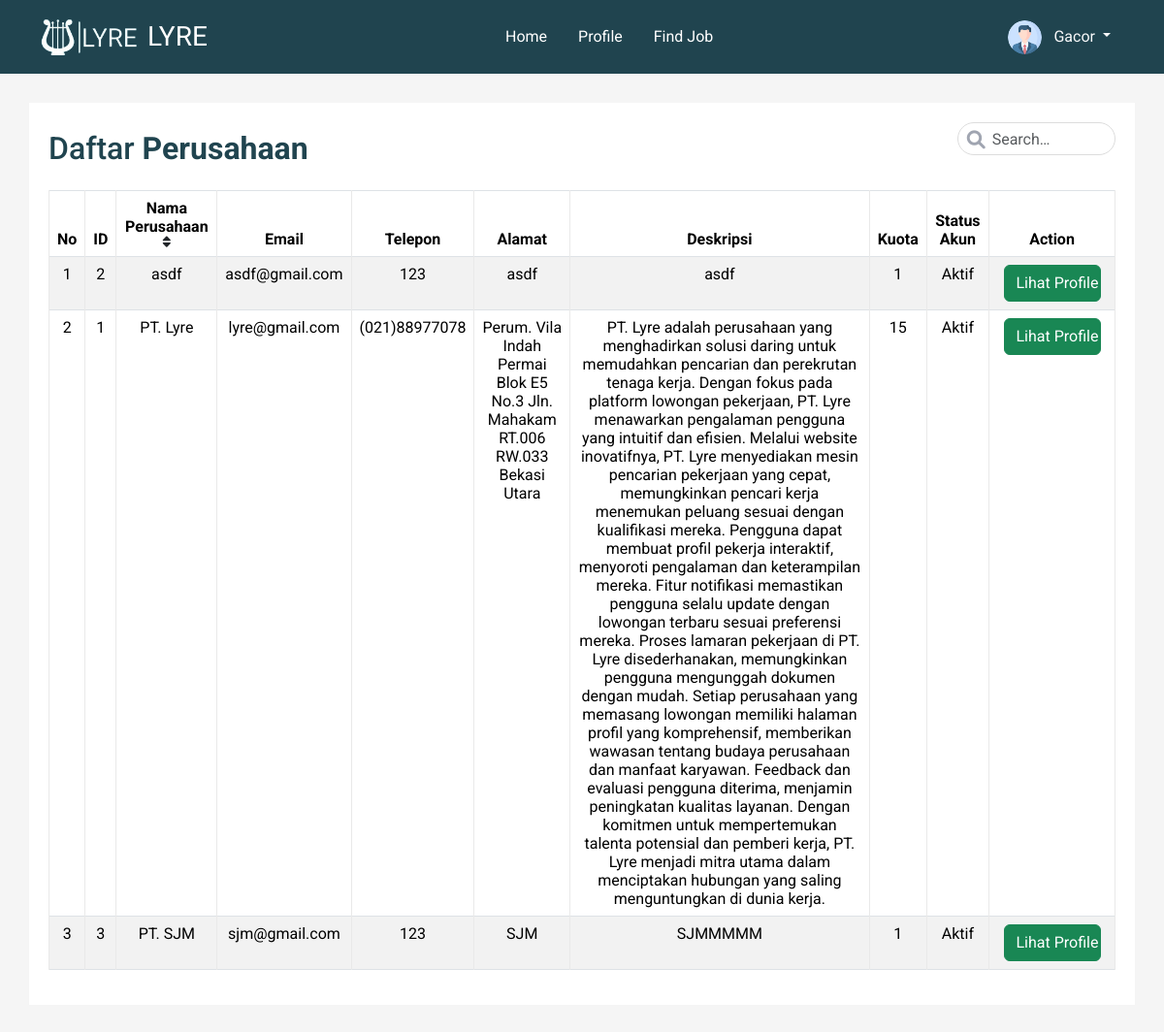
The app's page /company.php (signed in) with its own data.
### tables this page shows
CREATE TABLE `perusahaan` (
  `id_perusahaan` int(11) NOT NULL,
  `nama_perusahaan` varchar(50) DEFAULT NULL,
  `email_perusahaan` varchar(50) DEFAULT NULL,
  `password` varchar(50) DEFAULT NULL,
  `nomor_telepon` varchar(20) DEFAULT NULL,
  `alamat_perusahaan` varchar(100) DEFAULT NULL,
  `deskripsi_perusahaan` mediumtext DEFAULT NULL,
  `status_akun` varchar(20) DEFAULT NULL,
  `kuota` int(5) DEFAULT NULL
);

### company.php (the view, shortened to what this page needs)
<?php
include 'navbar.php';
$keyword = '';
$orderBy = 'nama_perusahaan';
$orderDirection = 'ASC';
$ambil = "SELECT * FROM perusahaan WHERE nama_perusahaan LIKE '%$keyword%' OR email_perusahaan LIKE '%$keyword%' ORDER BY $orderBy $orderDirection";
$result = $koneksi->query($ambil);
?>
<!DOCTYPE html>
<html lang="en">
<head>
	<link rel="stylesheet" href="https://cdnjs.cloudflare.com/ajax/libs/font-awesome/6.0.0/css/all.min.css">
	<link rel="stylesheet" href="crud.css">
</head>
<body>
	<div style="width:95%; margin:auto;">
		<div class="table-responsive">
			<div class="table-wrapper">
				<div class="table-title">
					<div class="row">
						<div class="col-md-8">
							<h2>Daftar <b>Perusahaan</b></h2>
						</div>
						<div class="col-md-4">
							<div class="row">
								<div class="col-6">
								</div>
								<div class="col-6">
									<div class="search-box-crud">
										<i class="fa-solid fa-magnifying-glass"></i>
										<form method="GET" action="">
											<input type="text" class="form-control" placeholder="Search&hellip;"
												name="keyword" value="<?php echo htmlspecialchars($keyword); ?>">
										</form>
									</div>
								</div>
							</div>
						</div>
					</div>
				</div>
				<table class="table table-striped table-hover table-bordered text-center">
					<thead>
						<tr>
							<th>No</th>
							<th>ID</th>
							<th>
								Nama Perusahaan
								<a
									href="?keyword=<?php echo htmlspecialchars($keyword); ?>&sort=<?php echo ($orderDirection === 'ASC') ? 'desc' : 'asc'; ?>">
									<i
										class="text-dark fa fa-sort <?php echo ($orderDirection === 'ASC') ? 'asc' : 'desc'; ?>"></i>
								</a>
							</th>
							<th>Email</th>
							<th>Telepon</th>
							<th>Alamat</th>
							<th>Deskripsi</th>
							<th>Kuota</th>
							<th>Status Akun</th>
							<th>Action</th>
						</tr>
					</thead>
					<tbody>
						<?php $nomor = 1; ?>
						<?php while ($data = $result->fetch_assoc()) {
                                $id_perusahaan = $data['id_perusahaan'];
                                $nama_perusahaan = $data['nama_perusahaan'];
                                ?>
							<tr>
								<td>
									<?= $nomor; ?>
								</td>
								<td>
									<?php echo $id_perusahaan; ?>
								</td>
								<td>
									<?php echo $nama_perusahaan;  ?>
								</td>
								<td>
									<?php echo $data['email_perusahaan']; ?>
								</td>
								<td>
									<?php echo $data['nomor_telepon']; ?>
								</td>
								<td>
									<?php echo $data['alamat_perusahaan']; ?>
								</td>
								<td>
									<?php echo $data['deskripsi_perusahaan']; ?>
								</td>
								<td>
									<?php echo $data['kuota']; ?>
								</td>
								<td>
									<?php echo $data['status_akun']; ?>
								</td>
								<td>
                                    <?php
                                        if($data['status_akun'] == 'Belum Review'){
                                            ?>
                                            <?php echo "<form method='post' action='proses_perusahaan.php?id_perusahaan=$id_perusahaan&nama_perusahaan=$nama_perusahaan&action=review'>"; ?>
                                                <input type="submit" class="btn btn-primary" value="Konfirmasi">
                                            </form>
                                            <?php
                                        }else if($data['status_akun'] == 'Sedang Review'){ ?>
                                        <?php echo "<form method='post' action='confirmed.php?id_perusahaan=$id_perusahaan'>"; ?>
                                            <input type="submit" class="btn btn-secondary" value="Sedang di Konfirmasi">
                                        </form>
                                            <?php
                                        }else if($data['status_akun'] == 'Aktif'){ ?>
                                            <input type="submit" class="btn btn-success" value="Lihat Profile">
                                        <?php }
                                    ?>
								</td>
							</tr>
							<?php $nomor++; ?>
						<?php } ?>
					</tbody>
				</table>
			</div>
		</div>
	</div>
</body>
</html>

### assets/css/css.css (style rules this page uses)
.btn-success { width: 100px; }

### assets/css/crud.css (style rules this page uses)
body { color: #20444F; background: #f5f5f5; font-family: 'Roboto', sans-serif; }
.table-responsive { margin: 30px 0; }
.table-wrapper { min-width: 1000px; background: #fff; padding: 20px; box-shadow: 0 1px 1px rgba(0, 0, 0, .05); }
.table-title { padding-bottom: 10px; margin: 0 0 10px; min-width: 100%; }
.table-title h2 { margin: 8px 0 0; }
table.table tr th, table.table tr td { border-color: #e9e9e9; }
table.table-striped tbody tr:nth-of-type(odd) { background-color: #fcfcfc; }
table.table th i { font-size: 13px; margin: 0 5px; cursor: pointer; }
table.table td:last-child { width: 130px; }
.search-box-crud { position: relative; float: right; }
.search-box-crud input { height: 34px; border-radius: 20px; padding-left: 35px; border-color: #ddd; box-shadow: none; }
.search-box-crud i { color: #a0a5b1; position: absolute; font-size: 19px; top: 8px; left: 10px; }

### records on screen
perusahaan: id_perusahaan "2", nama_perusahaan "asdf", email_perusahaan "asdf@gmail.com", nomor_telepon "123", alamat_perusahaan "asdf", deskripsi_perusahaan "asdf", kuota "1", status_akun "Aktif"
perusahaan: id_perusahaan "1", nama_perusahaan "PT. Lyre", email_perusahaan "lyre@gmail.com", nomor_telepon "(021)88977078", alamat_perusahaan "Perum. Vila Indah Permai Blok E5 No.3 Jln. Mahakam RT.006 RW.033 Bekasi Utara", deskripsi_perusahaan "PT. Lyre adalah perusahaan yang menghadirkan solusi daring untuk memudahkan pencarian dan perekrutan tenaga kerja. Dengan fokus pada platform lowongan pekerjaan, PT. Lyre menawarkan pengalaman pengguna yang intuitif dan efisien. Melalui website inovatifnya, PT. Lyre menyediakan mesin pencarian pekerjaan yang cepat, memungkinkan pencari kerja menemukan peluang sesuai dengan kualifikasi mereka. Pengguna dapat membuat profil pekerja interaktif, menyoroti pengalaman dan keterampilan mereka. Fitur notifikasi memastikan pengguna selalu update dengan lowongan terbaru sesuai preferensi mereka. Proses lamaran pekerjaan di PT. Lyre disederhanakan, memungkinkan pengguna mengunggah dokumen dengan…", kuota "15", status_akun "Aktif"
perusahaan: id_perusahaan "3", nama_perusahaan "PT. SJM", email_perusahaan "sjm@gmail.com", nomor_telepon "123", alamat_perusahaan "SJM", deskripsi_perusahaan "SJMMMMM", kuota "1", status_akun "Aktif"

### other values on screen
$_SESSION['user']['nama'] "Gacor"
